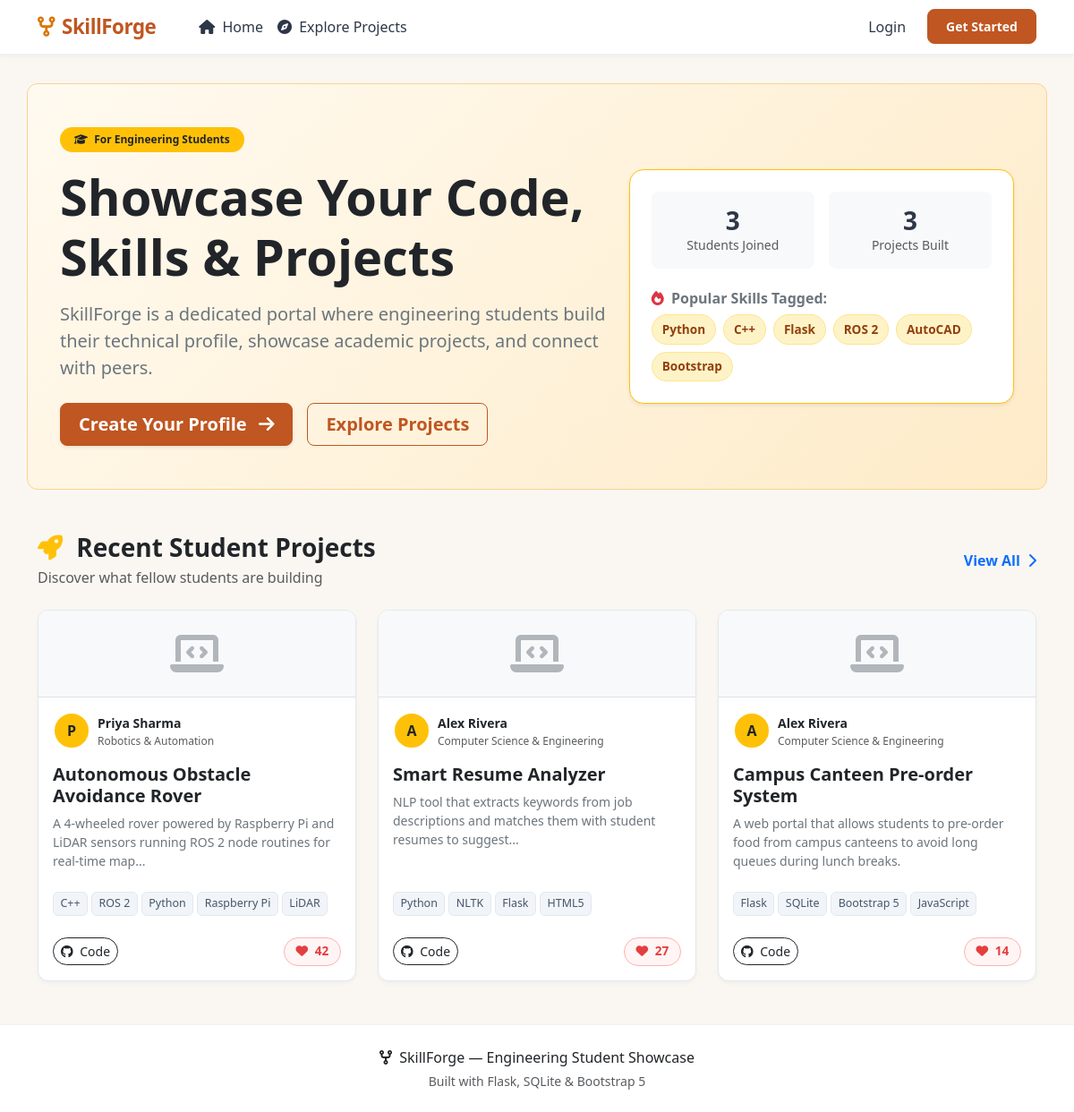
The page / on the database its author committed.
### app.py (models this page shows, shortened)
class Project(db.Model):
    id = db.Column(db.Integer, primary_key=True)
    user_id = db.Column(db.Integer, db.ForeignKey('user.id'), nullable=False)
    title = db.Column(db.String(150), nullable=False)
    description = db.Column(db.Text, nullable=False)
    tech_used = db.Column(db.String(200), nullable=True)
    github_link = db.Column(db.String(255), nullable=True)
    image = db.Column(db.String(255), nullable=True)
    likes = db.Column(db.Integer, default=0)
    created_at = db.Column(db.DateTime, default=datetime.utcnow)

class User(db.Model):
    id = db.Column(db.Integer, primary_key=True)
    name = db.Column(db.String(100), nullable=False)
    email = db.Column(db.String(120), unique=True, nullable=False)
    password_hash = db.Column(db.String(256), nullable=False)
    branch = db.Column(db.String(100), nullable=True)
    year = db.Column(db.String(20), nullable=True)
    bio = db.Column(db.Text, nullable=True)
    profile_pic = db.Column(db.String(255), nullable=True, default='default_avatar.png')
    created_at = db.Column(db.DateTime, default=datetime.utcnow)
    skills = db.relationship('Skill', backref='user', lazy=True, cascade="all, delete-orphan")
    projects = db.relationship('Project', backref='user', lazy=True, cascade="all, delete-orphan")

### app.py (the view)
@app.route('/')
def home():
    recent_projects = Project.query.order_by(Project.created_at.desc()).limit(6).all()
    user_count = User.query.count()
    project_count = Project.query.count()
    return render_template('home.html', recent_projects=recent_projects, user_count=user_count, project_count=project_count)

### app.py (called while the page is built)
@app.context_processor
def inject_user():
    current_user = None
    if 'user_id' in session:
        current_user = User.query.get(session['user_id'])
    return dict(current_user=current_user)

### templates/home.html (shortened to what this page needs)
{% extends "base.html" %}
{% block content %}
<div class="row align-items-center py-5 hero-banner px-4 my-3">
    <div class="col-lg-7">
        <span class="badge bg-warning text-dark px-3 py-2 mb-3 rounded-pill fw-semibold">
            <i class="fa-solid fa-graduation-cap me-1"></i> For Engineering Students
        </span>
        <h1 class="display-4 fw-bold text-dark mb-3">Showcase Your Code, Skills & Projects</h1>
        <p class="lead text-secondary mb-4">
            SkillForge is a dedicated portal where engineering students build their technical profile, showcase academic projects, and connect with peers.
        </p>
        <div class="d-flex flex-wrap gap-3">
            {% if not session.user_id %}
                <a href="{{ url_for('register') }}" class="btn btn-primary-custom btn-lg shadow-sm">
                    Create Your Profile <i class="fa-solid fa-arrow-right ms-2"></i>
                </a>
                <a href="{{ url_for('explore') }}" class="btn btn-outline-custom btn-lg">
                    Explore Projects
                </a>
            {% endif %}
        </div>
    </div>
    <div class="col-lg-5 text-center mt-4 mt-lg-0">
        <div class="p-4 bg-white rounded-4 shadow-sm border border-warning">
            <div class="row g-3 text-center">
                <div class="col-6">
                    <div class="p-3 bg-light rounded-3">
                        <h3 class="fw-bold text-amber mb-0">{{ user_count }}</h3>
                        <p class="small text-muted mb-0">Students Joined</p>
                    </div>
                </div>
                <div class="col-6">
                    <div class="p-3 bg-light rounded-3">
                        <h3 class="fw-bold text-amber mb-0">{{ project_count }}</h3>
                        <p class="small text-muted mb-0">Projects Built</p>
                    </div>
                </div>
            </div>
            <div class="mt-4 text-start">
                <h6 class="fw-semibold text-secondary mb-2"><i class="fa-solid fa-fire me-1 text-danger"></i> Popular Skills Tagged:</h6>
                <div class="d-flex flex-wrap gap-2">
                    <span class="skill-badge">Python</span>
                    <span class="skill-badge">C++</span>
                    <span class="skill-badge">Flask</span>
                    <span class="skill-badge">ROS 2</span>
                    <span class="skill-badge">AutoCAD</span>
                    <span class="skill-badge">Bootstrap</span>
                </div>
            </div>
        </div>
    </div>
</div>
<div class="mt-5">
    <div class="d-flex justify-content-between align-items-center mb-4">
        <div>
            <h3 class="fw-bold text-dark mb-1"><i class="fa-solid fa-rocket me-2 text-warning"></i> Recent Student Projects</h3>
            <p class="text-muted mb-0">Discover what fellow students are building</p>
        </div>
        <a href="{{ url_for('explore') }}" class="text-decoration-none fw-bold text-amber">View All <i class="fa-solid fa-chevron-right ms-1"></i></a>
    </div>
    <div class="row g-4">
        {% for project in recent_projects %}
            <div class="col-md-6 col-lg-4">
                <div class="card card-custom h-100">
                    {% if project.image %}
                        <img src="{{ url_for('static', filename='uploads/' + project.image) }}" class="card-img-top" style="height: 180px; object-fit: cover;" alt="{{ project.title }}">
                    {% else %}
                        <div class="bg-light text-center py-4 border-bottom">
                            <i class="fa-solid fa-laptop-code fa-3x text-secondary opacity-50"></i>
                        </div>
                    {% endif %}
                    <div class="card-body d-flex flex-column">
                        <div class="d-flex align-items-center gap-2 mb-2">
                            {% if project.user.profile_pic and project.user.profile_pic != 'default_avatar.png' %}
                                <img src="{{ url_for('static', filename='uploads/' + project.user.profile_pic) }}" class="profile-avatar-sm" alt="User">
                            {% else %}
                                <div class="profile-avatar-sm bg-warning d-flex align-items-center justify-content-center fw-bold text-dark">
                                    {{ project.user.name[0] | upper }}
                                </div>
                            {% endif %}
                            <div>
                                <a href="{{ url_for('public_profile', user_id=project.user.id) }}" class="text-decoration-none text-dark fw-bold small">
                                    {{ project.user.name }}
                                </a>
                                <div class="small text-muted" style="font-size: 0.75rem;">{{ project.user.branch or 'Engineering Student' }}</div>
                            </div>
                        </div>
                        <h5 class="card-title fw-bold text-dark mt-2 mb-2">{{ project.title }}</h5>
                        <p class="card-text text-secondary small flex-grow-1">
                            {{ project.description | truncate(110) }}
                        </p>
                        {% if project.tech_used %}
                            <div class="d-flex flex-wrap gap-1 my-2">
                                {% for tech in project.tech_used.split(',') %}
                                    <span class="tech-tag">{{ tech.strip() }}</span>
                                {% endfor %}
                            </div>
                        {% endif %}
                    </div>
                    <div class="card-footer bg-transparent border-top-0 d-flex justify-content-between align-items-center pb-3 pt-0">
                        {% if project.github_link %}
                            <a href="{{ project.github_link }}" target="_blank" class="btn btn-sm btn-outline-dark rounded-pill">
                                <i class="fa-brands fa-github me-1"></i> Code
                            </a>
                        {% else %}
                            <span></span>
                        {% endif %}
                        <button class="btn btn-like btn-like-ajax" data-project-id="{{ project.id }}">
                            <i class="fa-solid fa-heart me-1"></i> <span class="like-count">{{ project.likes }}</span>
                        </button>
                    </div>
                </div>
            </div>
        {% else %}
            <div class="col-12 text-center py-5">
                <p class="text-muted">No projects uploaded yet. Be the first to add one!</p>
            </div>
        {% endfor %}
    </div>
</div>
{% endblock %}

### static/css/style.css (style rules this page uses)
:root { --primary: #c05621; --primary-hover: #9c4214; --primary-light: #fef3c7; --accent: #d97706; --bg-main: #faf7f2; --bg-card: #ffffff; --text-dark: #2d3748; --text-muted: #718096; --border-color: #e2e8f0; --shadow-sm: 0 2px 4px rgba(0,0,0,0.04); --shadow-md: 0 4px 12px rgba(0,0,0,0.08); --radius: 12px; }
body { background-color: var(--bg-main); color: var(--text-dark); font-family: 'Segoe UI', system-ui, -apple-system, Roboto, sans-serif; min-height: 100vh; display: flex; flex-direction: column; }
.card-custom { background: var(--bg-card); border: 1px solid var(--border-color); border-radius: var(--radius); box-shadow: var(--shadow-sm); transition: transform 0.2s ease, box-shadow 0.2s ease; overflow: hidden; }
.btn-primary-custom { background-color: var(--primary); border-color: var(--primary); color: #ffffff; font-weight: 600; border-radius: 8px; padding: 0.5rem 1.25rem; transition: all 0.2s ease; }
.btn-outline-custom { color: var(--primary); border-color: var(--primary); font-weight: 600; border-radius: 8px; padding: 0.5rem 1.25rem; }
.skill-badge { background-color: var(--primary-light); color: #92400e; font-weight: 600; font-size: 0.85rem; padding: 0.4em 0.8em; border-radius: 20px; display: inline-flex; align-items: center; gap: 0.4rem; border: 1px solid #fde68a; }
.tech-tag { background-color: #f1f5f9; color: #475569; font-size: 0.78rem; font-weight: 500; padding: 0.25em 0.6em; border-radius: 6px; border: 1px solid #e2e8f0; }
.profile-avatar-sm { width: 42px; height: 42px; object-fit: cover; border-radius: 50%; border: 2px solid #ffffff; }
.hero-banner { background: linear-gradient(135deg, #fffaf0 0%, #feebc8 100%); border-radius: var(--radius); border: 1px solid #fbd38d; }
.btn-like { color: #e53e3e; border-color: #feb2b2; background-color: #fff5f5; border-radius: 20px; font-weight: 600; font-size: 0.85rem; padding: 0.3rem 0.8rem; transition: all 0.2s ease; }

### rows shown on the page
Project: user "P", user.name "Priya Sharma", user "Robotics & Automation", title "Autonomous Obstacle Avoidance Rover", description "A 4-wheeled rover powered by Raspberry Pi and LiDAR sensors running ROS 2 node routines for real-time map...", strip "C++" "ROS 2" "Python" "Raspberry Pi" "LiDAR", likes "42"
Project: user "A", user.name "Alex Rivera", user "Computer Science & Engineering", title "Smart Resume Analyzer", description "NLP tool that extracts keywords from job descriptions and matches them with student resumes to suggest...", strip "Python" "NLTK" "Flask" "HTML5", likes "27"
Project: user "A", user.name "Alex Rivera", user "Computer Science & Engineering", title "Campus Canteen Pre-order System", description "A web portal that allows students to pre-order food from campus canteens to avoid long queues during lunch breaks.", strip "Flask" "SQLite" "Bootstrap 5" "JavaScript", likes "14"

### other values the page prints
{{ user_count }} "3"
{{ project_count }} "3"
